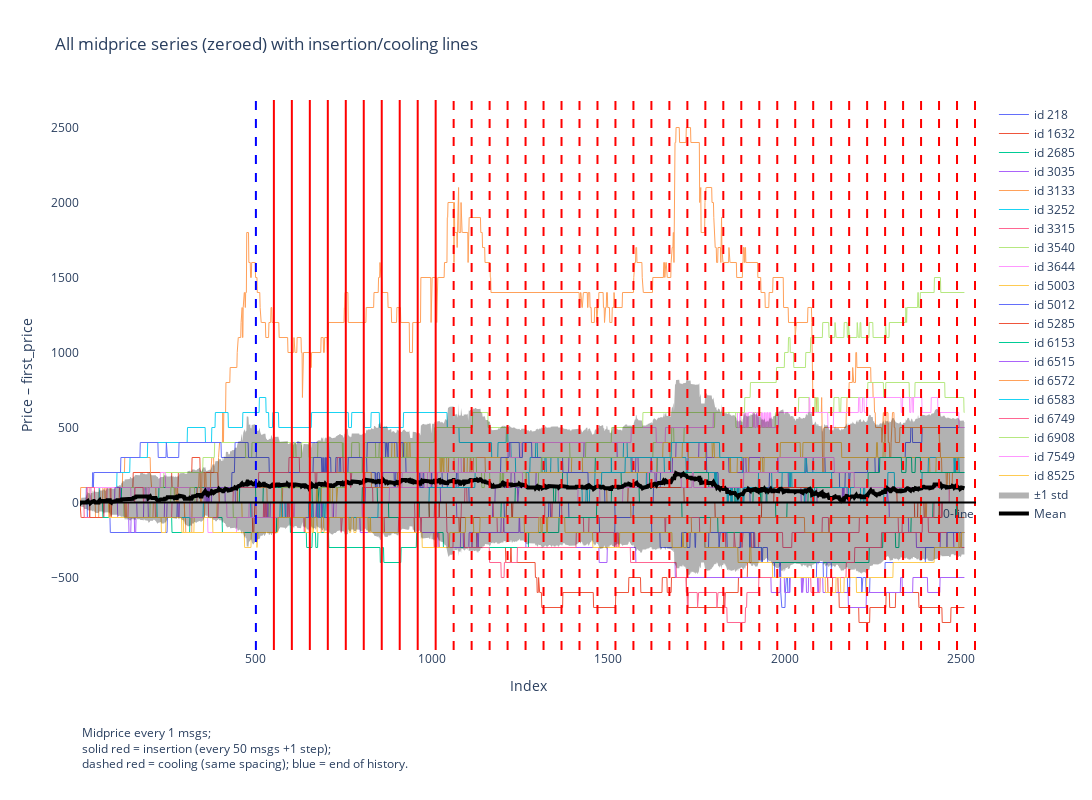

This figure's notebook cell:
### Code cell
fig, mean_series, std_series = plot_midprice_series_with_mean_std(
    merged=merged,
    all_series=all_series,
    x=x,
    hist_steps=hist_steps,
    gen_block=gen_block,
    num_insertions=num_insertions,
    num_coolings=num_coolings,
    n_gen_msgs=n_gen_msgs,
    midprice_step_size=midprice_step_size,
)
fig.show()

### Figure 1 — Plotly figure (JSON) as saved in the notebook; plotly's stock layout.template omitted (floating-point values rounded to 4 significant figures; data arrays with more than 128 entries replaced by an {"elided": "..."} marker saying what was removed)
{"data": [{"hoverinfo": "skip", "line": {"width": 1}, "mode": "lines", "name": "id 218", "opacity": 1, "type": "scatter", "x": {"elided": "2510 int values"}, "y": {"elided": "2510 int values"}}, {"hoverinfo": "skip", "line": {"width": 1}, "mode": "lines", "name": "id 1632", "opacity": 1, "type": "scatter", "x": {"elided": "2510 int values"}, "y": {"elided": "2510 int values"}}, {"hoverinfo": "skip", "line": {"width": 1}, "mode": "lines", "name": "id 2685", "opacity": 1, "type": "scatter", "x": {"elided": "2510 int values"}, "y": {"elided": "2510 int values"}}, {"hoverinfo": "skip", "line": {"width": 1}, "mode": "lines", "name": "id 3035", "opacity": 1, "type": "scatter", "x": {"elided": "2510 int values"}, "y": {"elided": "2510 int values"}}, {"hoverinfo": "skip", "line": {"width": 1}, "mode": "lines", "name": "id 3133", "opacity": 1, "type": "scatter", "x": {"elided": "2510 int values"}, "y": {"elided": "2510 int values"}}, {"hoverinfo": "skip", "line": {"width": 1}, "mode": "lines", "name": "id 3252", "opacity": 1, "type": "scatter", "x": {"elided": "2510 int values"}, "y": {"elided": "2510 int values"}}, {"hoverinfo": "skip", "line": {"width": 1}, "mode": "lines", "name": "id 3315", "opacity": 1, "type": "scatter", "x": {"elided": "2510 int values"}, "y": {"elided": "2510 int values"}}, {"hoverinfo": "skip", "line": {"width": 1}, "mode": "lines", "name": "id 3540", "opacity": 1, "type": "scatter", "x": {"elided": "2510 int values"}, "y": {"elided": "2510 int values"}}, {"hoverinfo": "skip", "line": {"width": 1}, "mode": "lines", "name": "id 3644", "opacity": 1, "type": "scatter", "x": {"elided": "2510 int values"}, "y": {"elided": "2510 int values"}}, {"hoverinfo": "skip", "line": {"width": 1}, "mode": "lines", "name": "id 5003", "opacity": 1, "type": "scatter", "x": {"elided": "2510 int values"}, "y": {"elided": "2510 int values"}}, {"hoverinfo": "skip", "line": {"width": 1}, "mode": "lines", "name": "id 5012", "opacity": 1, "type": "scatter", "x": {"elided": "2510 int values"}, "y": {"elided": "2510 int values"}}, {"hoverinfo": "skip", "line": {"width": 1}, "mode": "lines", "name": "id 5285", "opacity": 1, "type": "scatter", "x": {"elided": "2510 int values"}, "y": {"elided": "2510 int values"}}, {"hoverinfo": "skip", "line": {"width": 1}, "mode": "lines", "name": "id 6153", "opacity": 1, "type": "scatter", "x": {"elided": "2510 int values"}, "y": {"elided": "2510 int values"}}, {"hoverinfo": "skip", "line": {"width": 1}, "mode": "lines", "name": "id 6515", "opacity": 1, "type": "scatter", "x": {"elided": "2510 int values"}, "y": {"elided": "2510 int values"}}, {"hoverinfo": "skip", "line": {"width": 1}, "mode": "lines", "name": "id 6572", "opacity": 1, "type": "scatter", "x": {"elided": "2510 int values"}, "y": {"elided": "2510 int values"}}, {"hoverinfo": "skip", "line": {"width": 1}, "mode": "lines", "name": "id 6583", "opacity": 1, "type": "scatter", "x": {"elided": "2510 int values"}, "y": {"elided": "2510 int values"}}, {"hoverinfo": "skip", "line": {"width": 1}, "mode": "lines", "name": "id 6749", "opacity": 1, "type": "scatter", "x": {"elided": "2510 int values"}, "y": {"elided": "2510 int values"}}, {"hoverinfo": "skip", "line": {"width": 1}, "mode": "lines", "name": "id 6908", "opacity": 1, "type": "scatter", "x": {"elided": "2510 int values"}, "y": {"elided": "2510 int values"}}, {"hoverinfo": "skip", "line": {"width": 1}, "mode": "lines", "name": "id 7549", "opacity": 1, "type": "scatter", "x": {"elided": "2510 int values"}, "y": {"elided": "2510 int values"}}, {"hoverinfo": "skip", "line": {"width": 1}, "mode": "lines", "name": "id 8525", "opacity": 1, "type": "scatter", "x": {"elided": "2510 int values"}, "y": {"elided": "2510 int values"}}, {"fill": "toself", "fillcolor": "rgba(0,0,0,0.3)", "hoverinfo": "skip", "line": {"color": "rgba(0,0,0,0)"}, "name": "±1 std", "showlegend": true, "type": "scatter", "x": {"elided": "5020 int values"}, "y": {"elided": "5020 float values"}}, {"line": {"color": "black", "width": 4}, "mode": "lines", "name": "Mean", "type": "scatter", "x": {"elided": "2510 int values"}, "y": {"elided": "2510 float values"}}], "layout": {"annotations": [{"showarrow": false, "text": "0-line", "x": 1, "xanchor": "right", "xref": "x domain", "y": 0, "yanchor": "top", "yref": "y"}, {"align": "left", "showarrow": false, "text": "Midprice every 1 msgs;<br>solid red = insertion (every 50 msgs +1 step);<br>dashed red = cooling (same spacing); blue = end of history.", "x": 0, "xref": "paper", "y": -0.225, "yref": "paper"}], "height": 800, "hovermode": "x unified", "margin": {"b": 150}, "shapes": [{"line": {"color": "blue", "dash": "dash", "width": 2}, "type": "line", "x0": 500, "x1": 500, "xref": "x", "y0": 0, "y1": 1, "yref": "y domain"}, {"line": {"color": "red", "dash": "solid", "width": 2}, "type": "line", "x0": 551, "x1": 551, "xref": "x", "y0": 0, "y1": 1, "yref": "y domain"}, {"line": {"color": "red", "dash": "solid", "width": 2}, "type": "line", "x0": 602, "x1": 602, "xref": "x", "y0": 0, "y1": 1, "yref": "y domain"}, {"line": {"color": "red", "dash": "solid", "width": 2}, "type": "line", "x0": 653, "x1": 653, "xref": "x", "y0": 0, "y1": 1, "yref": "y domain"}, {"line": {"color": "red", "dash": "solid", "width": 2}, "type": "line", "x0": 704, "x1": 704, "xref": "x", "y0": 0, "y1": 1, "yref": "y domain"}, {"line": {"color": "red", "dash": "solid", "width": 2}, "type": "line", "x0": 755, "x1": 755, "xref": "x", "y0": 0, "y1": 1, "yref": "y domain"}, {"line": {"color": "red", "dash": "solid", "width": 2}, "type": "line", "x0": 806, "x1": 806, "xref": "x", "y0": 0, "y1": 1, "yref": "y domain"}, {"line": {"color": "red", "dash": "solid", "width": 2}, "type": "line", "x0": 857, "x1": 857, "xref": "x", "y0": 0, "y1": 1, "yref": "y domain"}, {"line": {"color": "red", "dash": "solid", "width": 2}, "type": "line", "x0": 908, "x1": 908, "xref": "x", "y0": 0, "y1": 1, "yref": "y domain"}, {"line": {"color": "red", "dash": "solid", "width": 2}, "type": "line", "x0": 959, "x1": 959, "xref": "x", "y0": 0, "y1": 1, "yref": "y domain"}, {"line": {"color": "red", "dash": "solid", "width": 2}, "type": "line", "x0": 1010, "x1": 1010, "xref": "x", "y0": 0, "y1": 1, "yref": "y domain"}, {"line": {"color": "red", "dash": "dash", "width": 2}, "type": "line", "x0": 1061, "x1": 1061, "xref": "x", "y0": 0, "y1": 1, "yref": "y domain"}, {"line": {"color": "red", "dash": "dash", "width": 2}, "type": "line", "x0": 1112, "x1": 1112, "xref": "x", "y0": 0, "y1": 1, "yref": "y domain"}, {"line": {"color": "red", "dash": "dash", "width": 2}, "type": "line", "x0": 1163, "x1": 1163, "xref": "x", "y0": 0, "y1": 1, "yref": "y domain"}, {"line": {"color": "red", "dash": "dash", "width": 2}, "type": "line", "x0": 1214, "x1": 1214, "xref": "x", "y0": 0, "y1": 1, "yref": "y domain"}, {"line": {"color": "red", "dash": "dash", "width": 2}, "type": "line", "x0": 1265, "x1": 1265, "xref": "x", "y0": 0, "y1": 1, "yref": "y domain"}, {"line": {"color": "red", "dash": "dash", "width": 2}, "type": "line", "x0": 1316, "x1": 1316, "xref": "x", "y0": 0, "y1": 1, "yref": "y domain"}, {"line": {"color": "red", "dash": "dash", "width": 2}, "type": "line", "x0": 1367, "x1": 1367, "xref": "x", "y0": 0, "y1": 1, "yref": "y domain"}, {"line": {"color": "red", "dash": "dash", "width": 2}, "type": "line", "x0": 1418, "x1": 1418, "xref": "x", "y0": 0, "y1": 1, "yref": "y domain"}, {"line": {"color": "red", "dash": "dash", "width": 2}, "type": "line", "x0": 1469, "x1": 1469, "xref": "x", "y0": 0, "y1": 1, "yref": "y domain"}, {"line": {"color": "red", "dash": "dash", "width": 2}, "type": "line", "x0": 1520, "x1": 1520, "xref": "x", "y0": 0, "y1": 1, "yref": "y domain"}, {"line": {"color": "red", "dash": "dash", "width": 2}, "type": "line", "x0": 1571, "x1": 1571, "xref": "x", "y0": 0, "y1": 1, "yref": "y domain"}, {"line": {"color": "red", "dash": "dash", "width": 2}, "type": "line", "x0": 1622, "x1": 1622, "xref": "x", "y0": 0, "y1": 1, "yref": "y domain"}, {"line": {"color": "red", "dash": "dash", "width": 2}, "type": "line", "x0": 1673, "x1": 1673, "xref": "x", "y0": 0, "y1": 1, "yref": "y domain"}, {"line": {"color": "red", "dash": "dash", "width": 2}, "type": "line", "x0": 1724, "x1": 1724, "xref": "x", "y0": 0, "y1": 1, "yref": "y domain"}, {"line": {"color": "red", "dash": "dash", "width": 2}, "type": "line", "x0": 1775, "x1": 1775, "xref": "x", "y0": 0, "y1": 1, "yref": "y domain"}, {"line": {"color": "red", "dash": "dash", "width": 2}, "type": "line", "x0": 1826, "x1": 1826, "xref": "x", "y0": 0, "y1": 1, "yref": "y domain"}, {"line": {"color": "red", "dash": "dash", "width": 2}, "type": "line", "x0": 1877, "x1": 1877, "xref": "x", "y0": 0, "y1": 1, "yref": "y domain"}, {"line": {"color": "red", "dash": "dash", "width": 2}, "type": "line", "x0": 1928, "x1": 1928, "xref": "x", "y0": 0, "y1": 1, "yref": "y domain"}, {"line": {"color": "red", "dash": "dash", "width": 2}, "type": "line", "x0": 1979, "x1": 1979, "xref": "x", "y0": 0, "y1": 1, "yref": "y domain"}, {"line": {"color": "red", "dash": "dash", "width": 2}, "type": "line", "x0": 2030, "x1": 2030, "xref": "x", "y0": 0, "y1": 1, "yref": "y domain"}, {"line": {"color": "red", "dash": "dash", "width": 2}, "type": "line", "x0": 2081, "x1": 2081, "xref": "x", "y0": 0, "y1": 1, "yref": "y domain"}, {"line": {"color": "red", "dash": "dash", "width": 2}, "type": "line", "x0": 2132, "x1": 2132, "xref": "x", "y0": 0, "y1": 1, "yref": "y domain"}, {"line": {"color": "red", "dash": "dash", "width": 2}, "type": "line", "x0": 2183, "x1": 2183, "xref": "x", "y0": 0, "y1": 1, "yref": "y domain"}, {"line": {"color": "red", "dash": "dash", "width": 2}, "type": "line", "x0": 2234, "x1": 2234, "xref": "x", "y0": 0, "y1": 1, "yref": "y domain"}, {"line": {"color": "red", "dash": "dash", "width": 2}, "type": "line", "x0": 2285, "x1": 2285, "xref": "x", "y0": 0, "y1": 1, "yref": "y domain"}, {"line": {"color": "red", "dash": "dash", "width": 2}, "type": "line", "x0": 2336, "x1": 2336, "xref": "x", "y0": 0, "y1": 1, "yref": "y domain"}, {"line": {"color": "red", "dash": "dash", "width": 2}, "type": "line", "x0": 2387, "x1": 2387, "xref": "x", "y0": 0, "y1": 1, "yref": "y domain"}, {"line": {"color": "red", "dash": "dash", "width": 2}, "type": "line", "x0": 2438, "x1": 2438, "xref": "x", "y0": 0, "y1": 1, "yref": "y domain"}, {"line": {"color": "red", "dash": "dash", "width": 2}, "type": "line", "x0": 2489, "x1": 2489, "xref": "x", "y0": 0, "y1": 1, "yref": "y domain"}, {"line": {"color": "red", "dash": "dash", "width": 2}, "type": "line", "x0": 2540, "x1": 2540, "xref": "x", "y0": 0, "y1": 1, "yref": "y domain"}, {"line": {"color": "black", "dash": "solid", "width": 2}, "type": "line", "x0": 0, "x1": 1, "xref": "x domain", "y0": 0, "y1": 0, "yref": "y"}], "title": {"text": "All midprice series (zeroed) with insertion/cooling lines"}, "width": 1200, "xaxis": {"showgrid": false, "title": {"text": "Index"}}, "yaxis": {"showgrid": false, "title": {"text": "Price – first_price"}}}}
